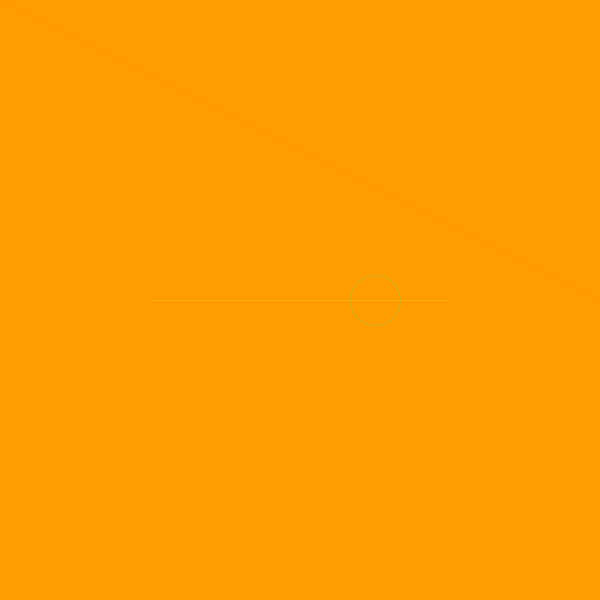
Frame 1 (no input)
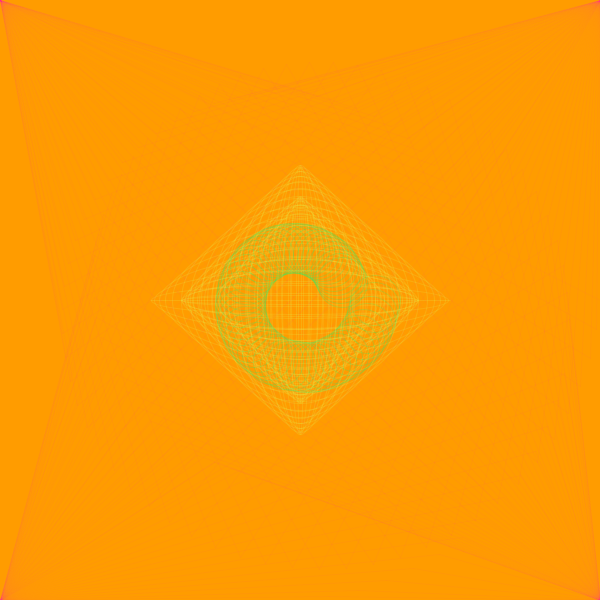
Frame 60 (the mouse pressed at the canvas centre just before this capture)
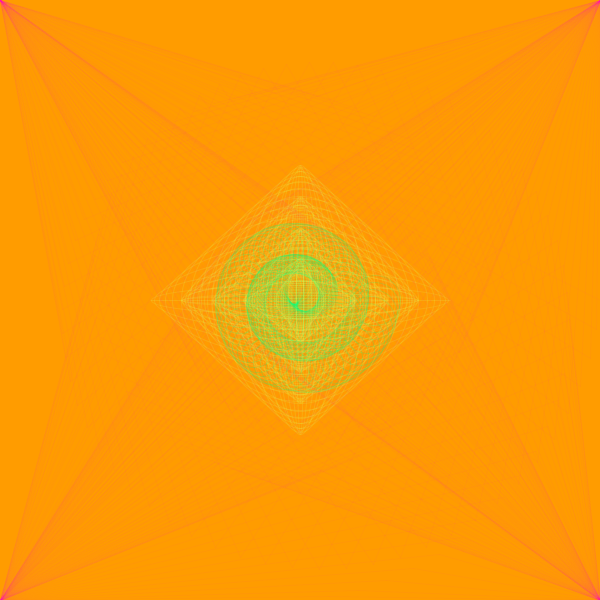
Frame 120 (the mouse held since frame 60 and released just before this capture)

The Processing sketch that drew these frames (run headless with seeded random() and noise(); from frame 60 on, the mouse is pressed at the canvas centre):

// Processing sketch: processing_111797
// ── processing_111797.pde


 
float x, y;
float angle;
float r = 300;
float diff =2;
void setup() {
  size(600, 600);
  background(255,156,0);
   
}
 
void draw() {
 
  x= r*cos(angle);
  y= r*sin(angle);
 
stroke(0.1,20);
 
translate(300,300);
 
noFill();
stroke(223, 255, 90,40);
  ellipse(0, 0, x, y);
   
 stroke(0, 255, 120,50);
  ellipse(x/4,y/4, 50,50);
   
 stroke(255, 0, 198,8);
  line(-300,-300,x,y);
  line(-300,300,y,x);
  line(300,-300,x,y);
 line(300,300,y,x);
  
  
  angle = angle+0.1;
  r = r -diff;
  if(r==0||r==400){
    diff =diff *-1;
  }
  println(r);
}
